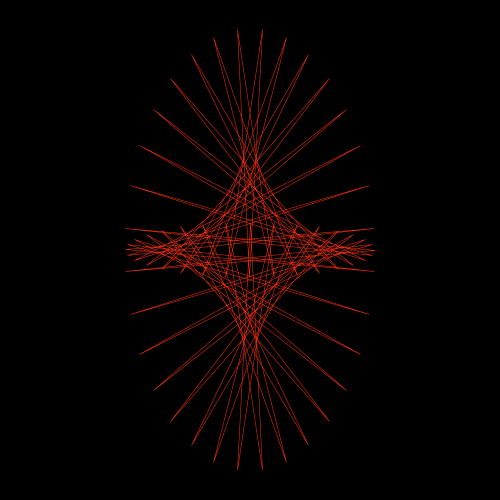
Frame 1 (no input)
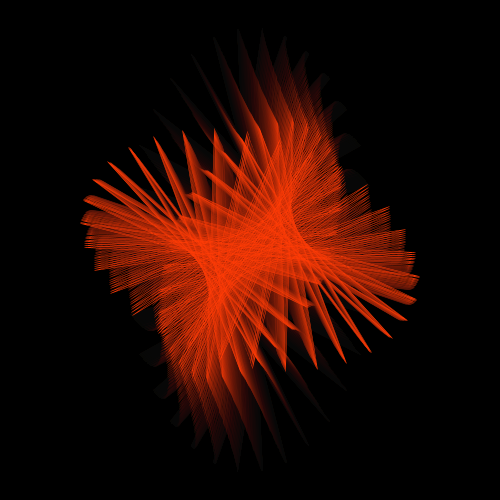
Frame 60 (the mouse pressed at the canvas centre just before this capture)
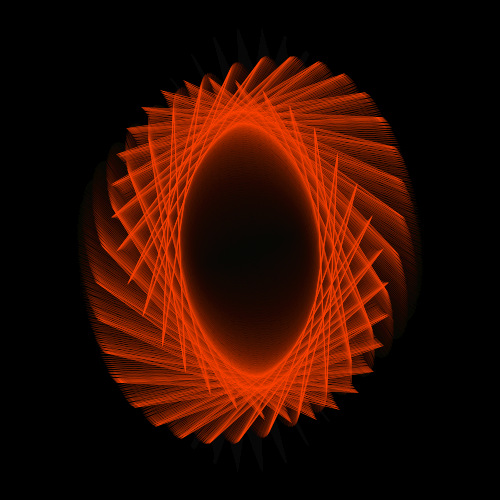
Frame 120 (the mouse held since frame 60 and released just before this capture)

The Processing sketch that drew these frames (run headless with seeded random() and noise(); from frame 60 on, the mouse is pressed at the canvas centre):

// Processing sketch: processing_128801
// ── processing_128801.pde

int nFrames = 512;
ArrayList shapes;
Phasor phasor;
Phasor phasorAmp;
Phasor phasorWidth;
Phasor phasorHeight;
float offsetX;
float offsetY;

class Phasor {
  float phase = 0.0;
  float inc;
  
  Phasor(float inc_) {
    inc = inc_;
  }
  
  Phasor(float inc_, float phase_) {
    inc = inc_;
    phase = phase_;
  }

  void update() {
    phase += inc;
    
    if (phase >= 1.0) {
      phase -= 1.0;
    }
  }
}

class Shapes {
  PVector v;
  
  Shapes() {
    v = new PVector();
  }
  
  void update() {
  }
}


class VertexShape extends Shapes {
  VertexShape(float x, float y) {
    v.x = x;
    v.y = y;
  }
  
  void update() {
    vertex(v.x + offsetX, v.y + offsetY);
  }
 
}

PVector getVCoordinates(PVector v, float d, float a) {
  return new PVector(v.x + d * cos(a), v.y + d * sin(a)); 
}

PVector getVCoordinates(float x, float y, float d, float a) {
  return new PVector(x + d * cos(a), y + d * sin(a)); 
}

void setup() {
  size(500, 500);
  background(0);
  smooth();
  shapes = new ArrayList();
  phasor = new Phasor(1.0 / (float) nFrames);
  phasorAmp = new Phasor(1.0 / (float) nFrames * 0.617, 0.5);
  phasorWidth = new Phasor(1.0 / (float) nFrames * 1.333);
  phasorHeight = new Phasor(1.0 / (float) nFrames * 2.111);
  
  int nShapes = 64;  
  for (int i = 0; i < nShapes; i++) {
    PVector v = getVCoordinates(width * 0.5, height * 0.5, width * 0.25, (float) i / (float) nShapes * TWO_PI * 31);
    shapes.add(new VertexShape(v.x, v.y));
  }
}

void draw() {
  // Fade last frame
  noStroke();
  fill(0, 16);
  rect(0, 0, width, height);
  
  int lsSize = shapes.size();

  stroke(lerpColor(color(255, 32, 32), color(255, 64, 0), (sin(phasor.phase * TWO_PI) + 1.0) / 2.0));
  strokeWeight(0.5);
  noFill();
  beginShape();
  float amp = 120.0 * ((cos(phasorAmp.phase * TWO_PI) + 1.0) / 2.0) + 60;
  for (int i = 0; i < lsSize; i++) {
    PVector v = getVCoordinates(0, 0, amp, ((float) i / (float) lsSize + phasor.phase) * TWO_PI);
    offsetX = v.x * sin(phasorWidth.phase * TWO_PI);
    offsetY = v.y * cos(phasorHeight.phase * TWO_PI) * 1.617;
    Shapes thisShape = (Shapes) shapes.get(i);
    thisShape.update();
  }
  endShape(CLOSE);
    
  phasor.update();
  phasorAmp.update();
  phasorWidth.update();
  phasorHeight.update();
}
